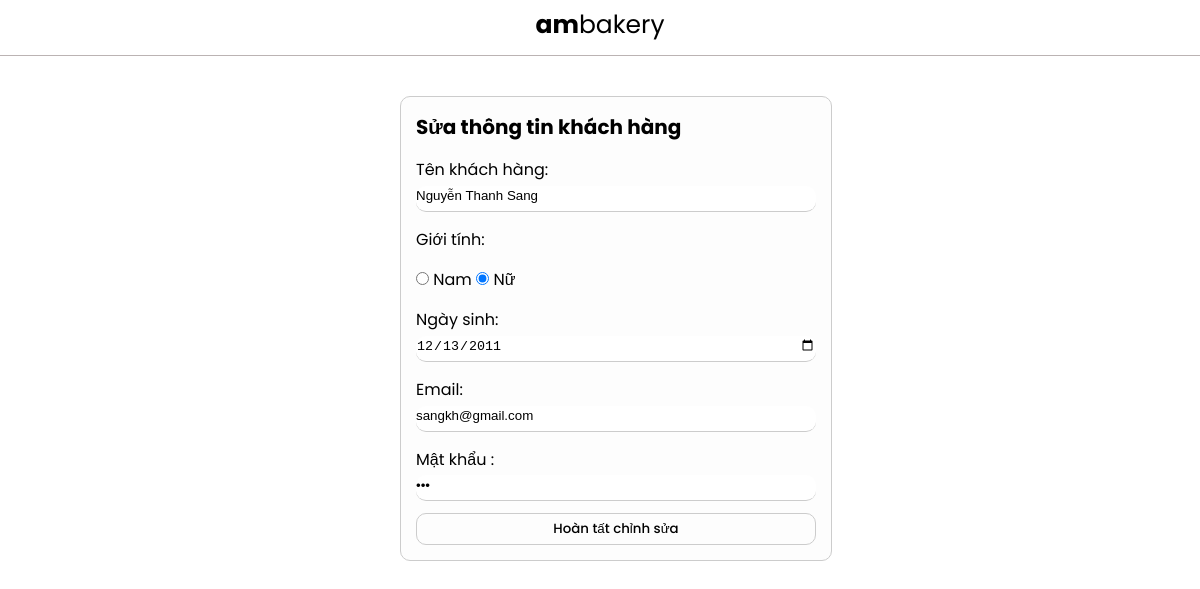
Page /admin/dashboard_quanly/khachhang/form_sua.php?ma=16 on the earlier database version.
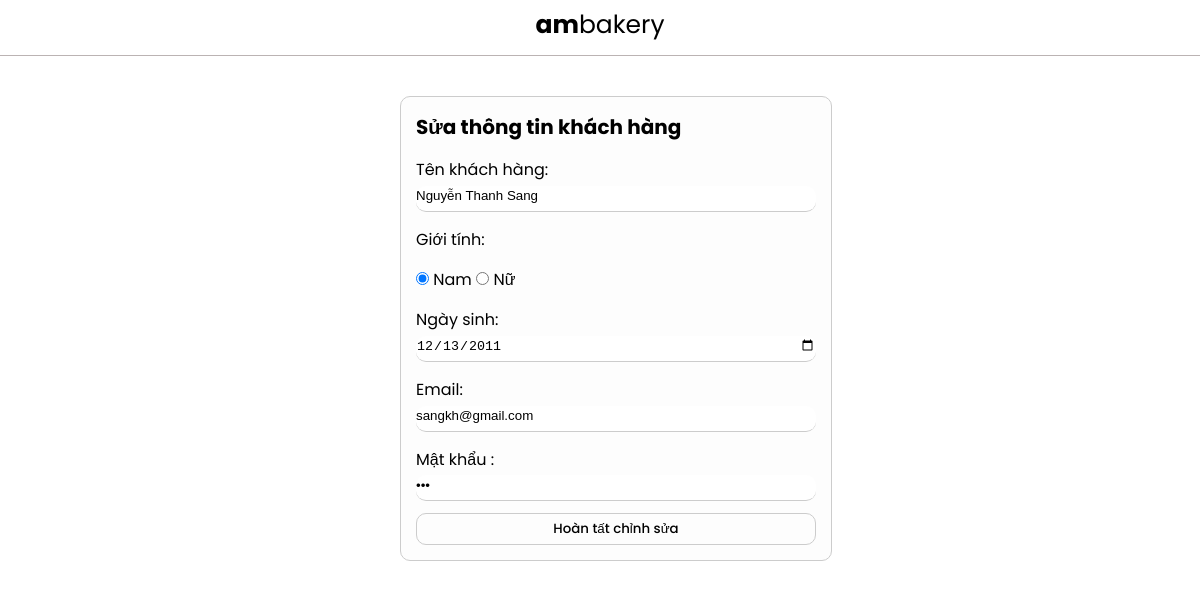
Same page on the later database version.
### tables this page shows
CREATE TABLE `khach_hang` (
  `ma` int(11) NOT NULL,
  `ten` varchar(100) NOT NULL,
  `gioi_tinh` tinyint(1) NOT NULL,
  `ngay_sinh` date NOT NULL,
  `email` varchar(100) NOT NULL,
  `mat_khau` varchar(50) NOT NULL,
  `cap_do` int(11) NOT NULL
);

### admin/dashboard_quanly/khachhang/form_sua.php (the view, shortened to what this page needs)
<!DOCTYPE html>
<html>
<head>
	<link rel="stylesheet" href="../../css/form.css">
</head>
<body>
	<?php
		$ma = $_GET['ma'];
		include  '../../connect.php' ;
		$sql = "select * from khach_hang where ma = $ma";
		$result= mysqli_query($connect, $sql);
		$khach_hang = mysqli_fetch_array($result);
	?>
	<?php
		include '../header.php';
	 ?>
	<div class="container">
		<form action="sua_process.php" method="POST">
			<div>
				<h1>Sửa thông tin khách hàng</h1>
				<label for="ten">Tên khách hàng: </label>
				<input class="input--form" type="text" name="ten" value="<?php echo $khach_hang['ten'] ?>"d
				<br>
				<?php
				$checked = $khach_hang['gioi_tinh'];
				?>
				<label  for="gioi_tinh">Giới tính: </label>
				<input  type="radio" name="gioi_tinh" value="1" <?php if ($checked == '1') {echo "checked";} ?>>
				<label class="label--radio" for="nam">Nam </label>
				<input  type="radio" name="gioi_tinh" value="0" <?php if ($checked == '0') {echo "checked";} ?>>
				<label class="label--radio" for="nu">Nữ </label>
				<br>
				<label for="ngay_sinh">Ngày sinh: </label>
				<input class="input--form" type="date" name="ngay_sinh" value="<?php echo $khach_hang['ngay_sinh'] ?>">
				<br>
				<label for="email">Email: </label>
				<input class="input--form" type="text" name="email" value="<?php echo $khach_hang['email'] ?>">
				<br>
				<label for="mat_khau">Mật khẩu	: </label>
				<input class="input--form" type="password" name="mat_khau" value="<?php echo $khach_hang['mat_khau'] ?>">
				<br>
				 <input type="submit" id="btn" value="Hoàn tất chỉnh sửa">
			</div>
		</form>
	</div>
</body>
</html>

Differences in the rows shown:
changed khach_hang "Nguyễn Thanh Sang": gioi_tinh "☐" → "☑"; gioi_tinh "☑" → "☐"
